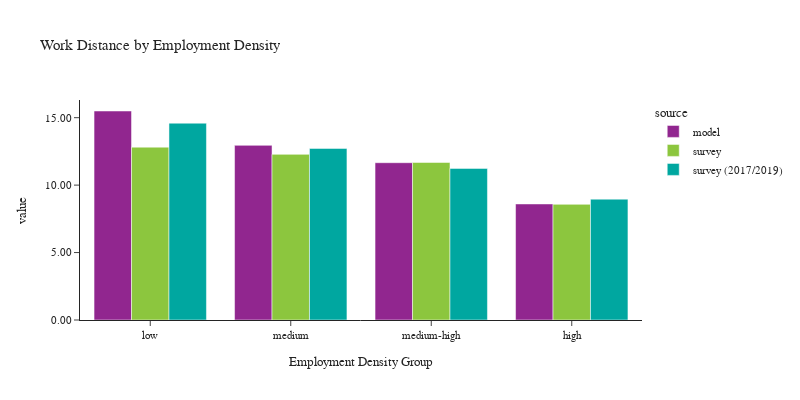

Write notebook code for a chart like this one.
### Code cell
plot_work_location(df_workers, 'emp_density_group', 'Employment Density', 'Employment Density Group')

### Figure 1 — Plotly figure (JSON) as saved in the notebook; plotly's stock layout.template omitted (floating-point values rounded to 4 significant figures)
{"data": [{"alignmentgroup": "True", "customdata": [[57385], [57912], [55305], [50852]], "hovertemplate": "source=model<br>emp_density_group=%{x}<br>value=%{y}<br>sample count=%{customdata[0]}<extra></extra>", "legendgroup": "model", "marker": {"color": "#91268F", "pattern": {"shape": ""}}, "name": "model", "offsetgroup": "model", "orientation": "v", "showlegend": true, "textposition": "auto", "type": "bar", "x": ["low", "medium", "medium-high", "high"], "xaxis": "x", "y": [15.5, 12.95, 11.66, 8.605], "yaxis": "y"}, {"alignmentgroup": "True", "customdata": [[426], [413], [608], [1158]], "hovertemplate": "source=survey<br>emp_density_group=%{x}<br>value=%{y}<br>sample count=%{customdata[0]}<extra></extra>", "legendgroup": "survey", "marker": {"color": "#8CC63E", "pattern": {"shape": ""}}, "name": "survey", "offsetgroup": "survey", "orientation": "v", "showlegend": true, "textposition": "auto", "type": "bar", "x": ["low", "medium", "medium-high", "high"], "xaxis": "x", "y": [12.81, 12.28, 11.68, 8.575], "yaxis": "y"}, {"alignmentgroup": "True", "customdata": [[476], [564], [923], [3632]], "hovertemplate": "source=survey (2017/2019)<br>emp_density_group=%{x}<br>value=%{y}<br>sample count=%{customdata[0]}<extra></extra>", "legendgroup": "survey (2017/2019)", "marker": {"color": "#00A7A0", "pattern": {"shape": ""}}, "name": "survey (2017/2019)", "offsetgroup": "survey (2017/2019)", "orientation": "v", "showlegend": true, "textposition": "auto", "type": "bar", "x": ["low", "medium", "medium-high", "high"], "xaxis": "x", "y": [14.59, 12.72, 11.24, 8.96], "yaxis": "y"}], "layout": {"barmode": "group", "font": {"size": 11}, "height": 400, "legend": {"title": {"text": "source"}, "tracegroupgap": 0}, "title": {"text": "Work Distance by Employment Density"}, "width": 800, "xaxis": {"anchor": "y", "domain": [0.0, 1.0], "title": {"text": "Employment Density Group"}}, "yaxis": {"anchor": "x", "domain": [0.0, 1.0], "tickformat": ".2f", "title": {"text": "value"}}}}
